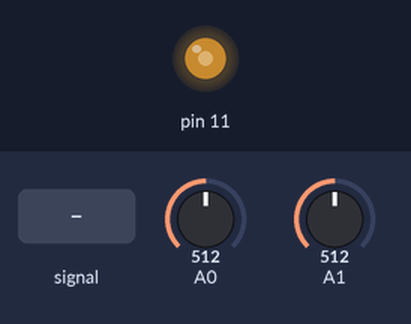
Recording of a sketch running on a simulated Arduino Uno, built with avr-gcc and run on an emulated ATmega328P. On the bench: output pins drawn as LEDs (lit = HIGH). The test bench sets the inputs (shaded band); at power-on: A0 = 512, A1 = 512.

Above: at 1.2 s.
1.3 s: A0 fed a 200 Hz sine of ±81 counts around its level
Timing chart, 0 to 3.6 s (numbered marks = the images above; inputs shaded):
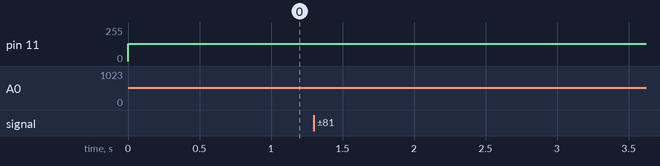

The sketch:

arduino_filter.ino
```cpp
/* Arduino Realtime Audio Processing
   2 ADC 8-Bit Mode
   analog input 0 is used to sample the audio signal
   analog input 1 is used to control an audio effect
   PWM DAC with Timer2 as analog output

   Original idea:
   KHM 2008 / Lab3/  Martin Nawrath nawrath@khm.de
   Kunsthochschule fuer Medien Koeln
   Academy of Media Arts Cologne

   Redeveloped by Niklas Rönnberg
   Linköping university
   For the course Ljudteknik 1
*/

// Inkludera math, för att kunna använda M_PI, round osv
#include <math.h>

// cbi betyder Clear Bit i I/O-registret och sätter specifik bit till 0
// sbi betyder Set Bit i I/O-registret och sätter specifik bit till 1
// Definiera cbi och sbi
#define cbi(sfr, bit) (_SFR_BYTE(sfr) &= ~_BV(bit))
#define sbi(sfr, bit) (_SFR_BYTE(sfr) |= _BV(bit))

// Definiera globala variabler som kommer att användas till delning av interruptservicen
boolean div32;
boolean div16;

float alphaFilter;
int filteredSound;
int previousSoundSample;
int lowpass;
int bandpass;


// Definiera globala variabler
volatile boolean sampleFlag; // Sampleflaggan
volatile byte badc0; // Det samplade ljudvärdet, byte AD-konverterare kanal 0
volatile byte badc1; // Det samplade potentiometervärdet, kanal 1
volatile byte ibb; // Global interruptvariabel

int bufferIndex; // Index i SRAM buffer
int bufferIndex2; // Alternativ index

int soundSampleFromADC; // Variabel för att läsa samplevärde från ADCn
int soundSampleFromSramBuffer; // Variabel för att läsa samplevärde från SRAM buffer
byte sramBufferSampleValue; // sparat samplevärde i SRAM buffer

byte sramBuffer[512]; // SRAM buffer, "ljudminne", 8-bitar


// setup() är en funktion som körs en, och endast en gång, när Arduinot startas eller resetas. Den används för att initiera variabler, pinmodes etc. Void används då funktionen inte förväntas returnera något.
void setup()
{
  fillSramBufferWithWaveTable(); // Fyll SRAM-bufferten
  Serial.begin(57600);        // connect to the serial port
  // Atmega32 har tre register för ADC - ADCSRA , ADMUX and ADCW
  // Det är snabbare att manipulera portar och pinnar med AVR-kod
  // jämfört mot Arduinos digitalWrite()-funktion.

  // set adc prescaler to 64 for 19kHz sampling frequency
  // ADCSRA står för ADC Control and Status Register A
  cbi(ADCSRA, ADPS2);
  sbi(ADCSRA, ADPS1);
  sbi(ADCSRA, ADPS0);

  // ADMUX är lågnivåskontroll av analog-till-digital-konverterarna.
  // ADMUX är ett 8-bitars tal som innehåller ADCH-register
  // ADMUX står för ADC Multiplexer Selection Register
  sbi(ADMUX, ADLAR); // 8-Bit ADC in ADCH Register
  sbi(ADMUX, REFS0); // VCC Reference
  cbi(ADMUX, REFS1);
  cbi(ADMUX, MUX0);  // Set Input Multiplexer to Channel 0
  cbi(ADMUX, MUX1);
  cbi(ADMUX, MUX2);
  cbi(ADMUX, MUX3);

  // TCCRnA och TCCRnB är kontrollregister för timer/räknare
  // Timer2s PWM-mode sätts till fast PWM
  cbi(TCCR2A, COM2A0); // Toggle on Compare Match
  sbi(TCCR2A, COM2A1);
  sbi(TCCR2A, WGM20); // waveform generation mode
  sbi(TCCR2A, WGM21);
  cbi(TCCR2B, WGM22);

  // Timer2 Clock Prescaler to : 1
  sbi(TCCR2B, CS20);
  cbi(TCCR2B, CS21);
  cbi(TCCR2B, CS22);

  // Timer2 PWM Port Enable
  sbi(DDRB, 3); // Sätt digitalpin 11 till PWM för att användas som analogutgång (OCR2A)

  cbi(TIMSK0, TOIE0); // Inaktiverar Timer0 Interrupt
  sbi(TIMSK2, TOIE2); // Aktiverar Timer2 Interrupt

  // Tilldela variabel soundSampleFromADC ett samplevärde från ADCn
  soundSampleFromADC = badc0;
}


// loop() är en funktion som körs om och om igen efter att Arduinot har startats och setup() har initierat Arduinot. Detta är huvudfunktionen och den körs så snabbt/ofta det går enligt klockfrekvensen i Arduinot. Normal klockfrekvens är 16MHz.
void loop()
{
  // Vänta på samplevärde från analog-till-digital-konverteraren
  // en samplingscykel 15625 KHz = 65 mikrosekunder
  while (!sampleFlag) {
  }
  int sampleFreq = 15625;

  alphaFilter = map(badc1, 0, 255, 10, 240);
  alphaFilter = alphaFilter / 255;
  soundSampleFromADC = badc0;

  filteredSound  = alphaFilter * previousSoundSample + (1 - alphaFilter) * soundSampleFromADC;


  int highPass = 127 + (soundSampleFromADC - filteredSound);

  float alpha2 = sqrt(alphaFilter);

  lowpass = alpha2 * previousSoundSample + (1 - alpha2) * soundSampleFromADC;

  bandpass = 127 + (lowpass - filteredSound);

  int bandStopp = 127 + (soundSampleFromADC - bandpass * 3);

  OCR2A = bandStopp;
  previousSoundSample = filteredSound;
  sampleFlag = false;  // Sätt samplingsflaggan till false för att invänta nästa sample
}


// Funktion för att fylla SRAM buffern med en vågform
void fillSramBufferWithWaveTable() {


}


// Timer2, interruptservice 62.5 KHz
// Här samplas analogingång 0 (ljudingången) och analogingång 1 (potentiometern) 16Mhz / 256 / 2 / 2 = 15625 Hz
ISR(TIMER2_OVF_vect) {
  div32 = !div32; // Dela timer2s frekvens med 2 till 31.25kHz genom att toggla div32 mellan 0 och 1 och gör bara något när div32 är 1
  if (div32) {
    div16 = !div16; //  Dela timer2 igen på samma sätt
    if (div16) {
      // Sampla kanal 0 och 1 varannan gång så att båda kanalerna samplas i 15.6kHz
      badc0 = ADCH; // Sampla ADC kanal 0
      sbi(ADMUX, MUX0); // Sätt multiplex till kanal 1 (med hjälp av sbi)
      sampleFlag = true; // Sätt samplingsflaggan till true då ljudet har samplats en gång
    }
    else
    {
      badc1 = ADCH; // Sampla ADC kanal 1
      cbi(ADMUX, MUX0); // Sätt multiplex till kanal 0 (med hjälp av cbi)
    }
    ibb++; // Kort fördröjning innan nästa conversion
    ibb--;
    ibb++;
    ibb--;
    sbi(ADCSRA, ADSC); // Starta nästa conversion
  }
}
```
